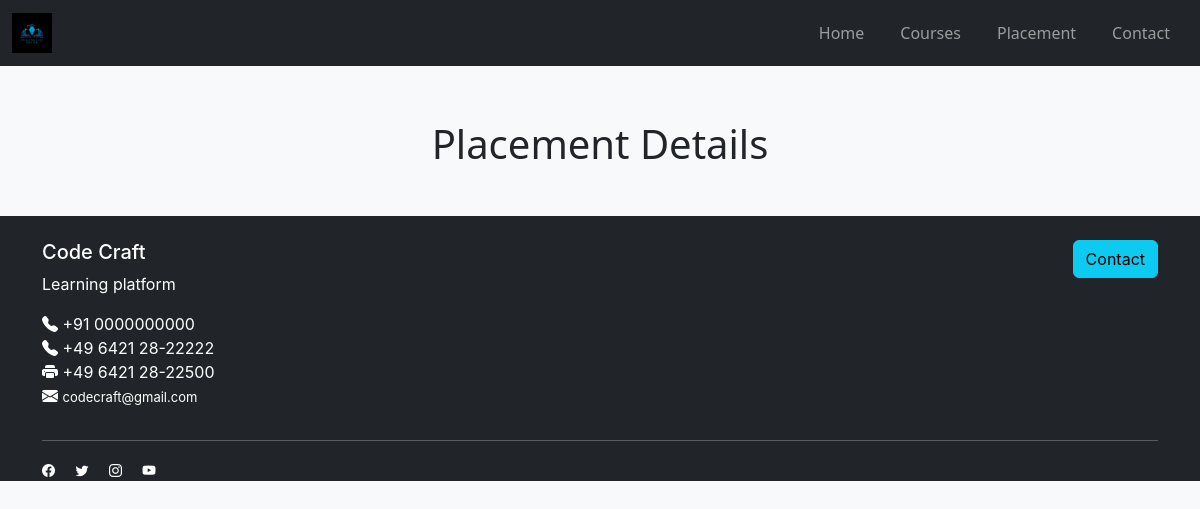
/placement, run on an earlier commit of the app's database.
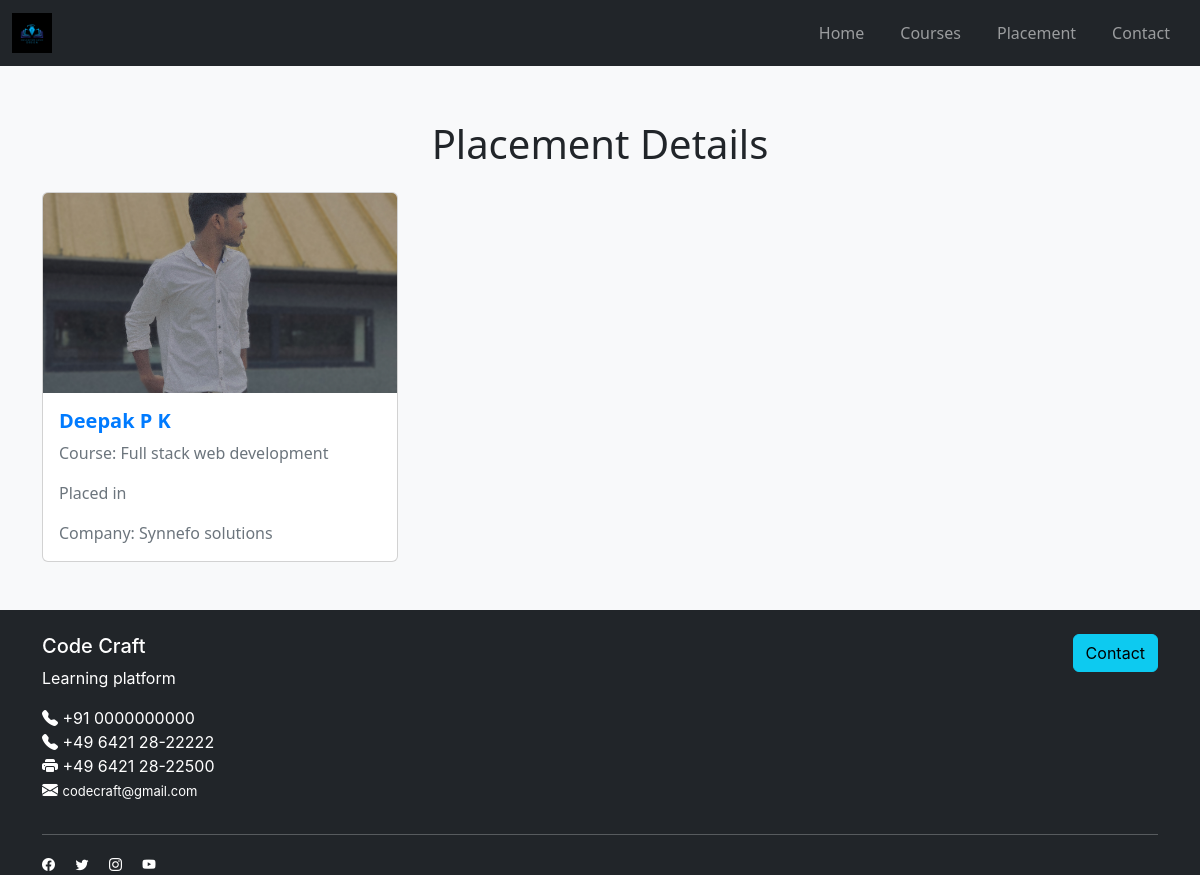
And on a later commit of the database.
### app/models.py (models this page shows)
class Placement(models.Model):
    name=models.TextField()
    course_name=models.TextField()
    img=models.FileField()
    company=models.TextField()

### app/views.py (the view)
# urls.py: path('placement',views.placement),
def placement(req):
    data=Placement.objects.all()
    return render(req, 'placement.html', {'placements': data})

### template/placement.html (shortened to what this page needs)
<!DOCTYPE html>
<html lang="en">
<head>
    {% load static %}
    <link href="https://cdn.jsdelivr.net/npm/bootstrap@5.3.0-alpha3/dist/css/bootstrap.min.css" rel="stylesheet">
    <link href="https://cdn.jsdelivr.net/npm/bootstrap-icons/font/bootstrap-icons.css" rel="stylesheet">
</head>
<body>
    <nav class="navbar navbar-expand-lg navbar-dark bg-dark fixed-top">
        <div class="container-fluid">
            <a class="navbar-brand" href="#">
                <img src="{% static 'img/logo.webp' %}" alt="Logo">
            </a>
            <div class="collapse navbar-collapse" id="navbarNav">
                <ul class="navbar-nav ms-auto">
                    <li class="nav-item">
                        <a class="nav-link" href="../">Home</a>
                    </li>
                    <li class="nav-item">
                        <a class="nav-link" href="courses">Courses</a>
                    </li>
                    <li class="nav-item">
                        <a class="nav-link" href="placement">Placement</a>
                    </li>
                    <li class="nav-item">
                        <a class="nav-link" href="contact">Contact</a>
                    </li>
                </ul>
            </div>
        </div>
    </nav><br>
    <h1>Placement</h1>
    <div class="container my-5">
        <h1 class="text-center mb-4">Placement Details</h1>
        <div class="row row-cols-1 row-cols-md-2 row-cols-lg-3 g-4">
            {% for p in placements %}
            <div class="col">
                <div class="card">
                    <img src="{{ p.img.url }}" class="card-img-top" alt="">
                    <div class="card-body">
                        <h5 class="card-title">{{ p.name }}</h5>
                        <p class="card-text">Course: {{ p.course_name }}</p>
                        <p class="card-text">Placed in </p>
                        <p class="card-text">Company: {{ p.company }}</p>
                    </div>
                </div>
            </div>
            {% endfor %}
        </div>
    </div>
    <footer class="bg-dark text-white pt-4">
        <div class="container">
          <div class="row">
            <div class="col-md-6">
              <h5>Code Craft</h5>
              <p>Learning platform<br></p>
              <ul class="list-unstyled">
                <li><i class="bi bi-telephone-fill"></i> +91 0000000000</li>
                <li><i class="bi bi-telephone-fill"></i> +49 6421 28-22222</li>
                <li><i class="bi bi-printer-fill"></i> +49 6421 28-22500</li>
                <li><i class="bi bi-envelope-fill"></i> <a href="" class="text-white text-decoration-none">codecraft@gmail.com</a></li>
              </ul>
            </div>
            <div class="col-md-6 text-md-end">
              <a href="contact" class="btn btn-info">Contact</a>
            </div>
          </div>
          <hr class="border-light my-3" style="align-items: center;">
          <div class="row">
            <div class="col-md-6" >
              <a href="#" class="text-white me-3"><i class="bi bi-facebook"></i></a>
              <a href="#" class="text-white me-3"><i class="bi bi-twitter"></i></a>
              <a href="#" class="text-white me-3"><i class="bi bi-instagram"></i></a>
              <a href="#" class="text-white"><i class="bi bi-youtube"></i></a>
            </div>
          </div>
        </div>
      </footer>
</body>
</html>

### template/placement.html (style rules this page uses)
.navbar-brand img { height: 40px; }
.nav-link { text-transform: capitalize; margin: 0 10px; }
.navbar-nav { align-items: center; }
body { background-color: #f8f9fa; }
.card { transition: transform 0.3s, box-shadow 0.3s; }
.card-img-top { height: 200px; object-fit: cover; }
.card-title { font-weight: bold; color: #007bff; }
.card-text { color: #6c757d; }
footer { font-family: FFDINforPuma, Inter, -apple-system, system-ui, BlinkMacSystemFont, "Segoe UI", Roboto, "Helvetica Neue", Arial, sans-serif; display: flex; }
footer a { text-decoration: none; color: rgb(162, 162, 162); font-size: small; }

What changed in the data, as far as the page shows it:
added Placement: img (picture), name "Deepak P K", course_name "Full stack web development", company "Synnefo solutions"
